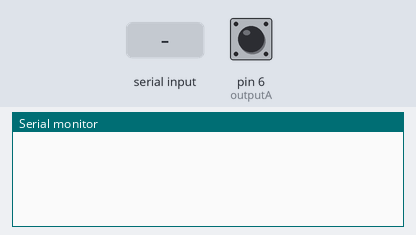
The sketch below on a simulated Arduino Uno, built with avr-gcc and run on an emulated ATmega328P. Parts: the last lines printed to the serial monitor. The inputs (shaded band) are chosen by the test bench; at power-on: pin 6 (outputA) HIGH.

Above: at 1.2 s.
1.3 s: "2" received over Serial
At 2.1 s:
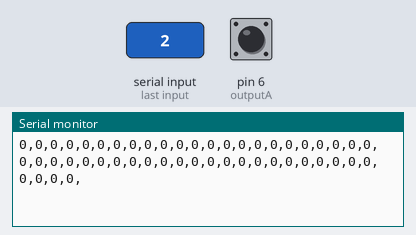
2.8 s: "2" received over Serial
At 3.3 s:
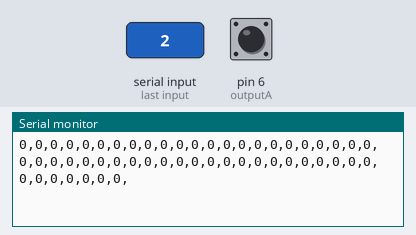

Measured:
- after the input at 1.3 s, the serial monitor: prints a new line at once (image 1)
- after the input at 2.8 s, the serial monitor: prints a new line at once (image 2)

The sketch:

Arduino_speed_encoder_v3.ino
```cpp
// brown = B, blue(white strips) = A
// 50.24 cm per 360 degree
// 400 cpr
// 1 tick = 0.1256 cm/tick
// 25 ms report time
//1 tick = 5 cm/s

#define outputA 6
#define outputB 7
String ts;
int counter = 0;
int aState;
int aLastState;
void setup() {
  pinMode (outputA, INPUT);
  pinMode (outputB, INPUT);
  ts = "";
  Serial.begin(9600);
  // Reads the initial state of the outputA
  aLastState = digitalRead(outputA);
}

void loop() {

  const unsigned long sampling = 25UL;
  static unsigned long lastSampleTime = 0 - sampling;  // initialize such that a reading is due the first time through loop()
  unsigned long now = millis();
  aState = digitalRead(outputA); // Reads the "current" state of the outputA
  // If the previous and the current state of the outputA are different, that means a Pulse has occured
  if (aState != aLastState) {
    // If the outputB state is different to the outputA state, that means the encoder is rotating clockwise
    if (digitalRead(outputB) != aState) {
      // clockwise movement
      counter ++;
    } else {
      // counter clockwise movement
      counter --;
    }
    aLastState = aState;
//    Serial.println(counter);
  }

  if ((now - lastSampleTime) > sampling) {
    lastSampleTime = now;
    ts += counter;
    ts += ',';
//    counter = 0;
    // add code to take temperature reading here
  }
  if (Serial.available()>0){
    int input = Serial.read();
    if (input == '1') {
      ts = "";
      counter = 0;
    } else if (input == '2') {
      Serial.println(ts);      //prints time stamp at beginning of each trial
      ts = "";           //prints a 'u' after all the times are recorded
      counter = 0;
      delay(100);
    }
  }
}
```
